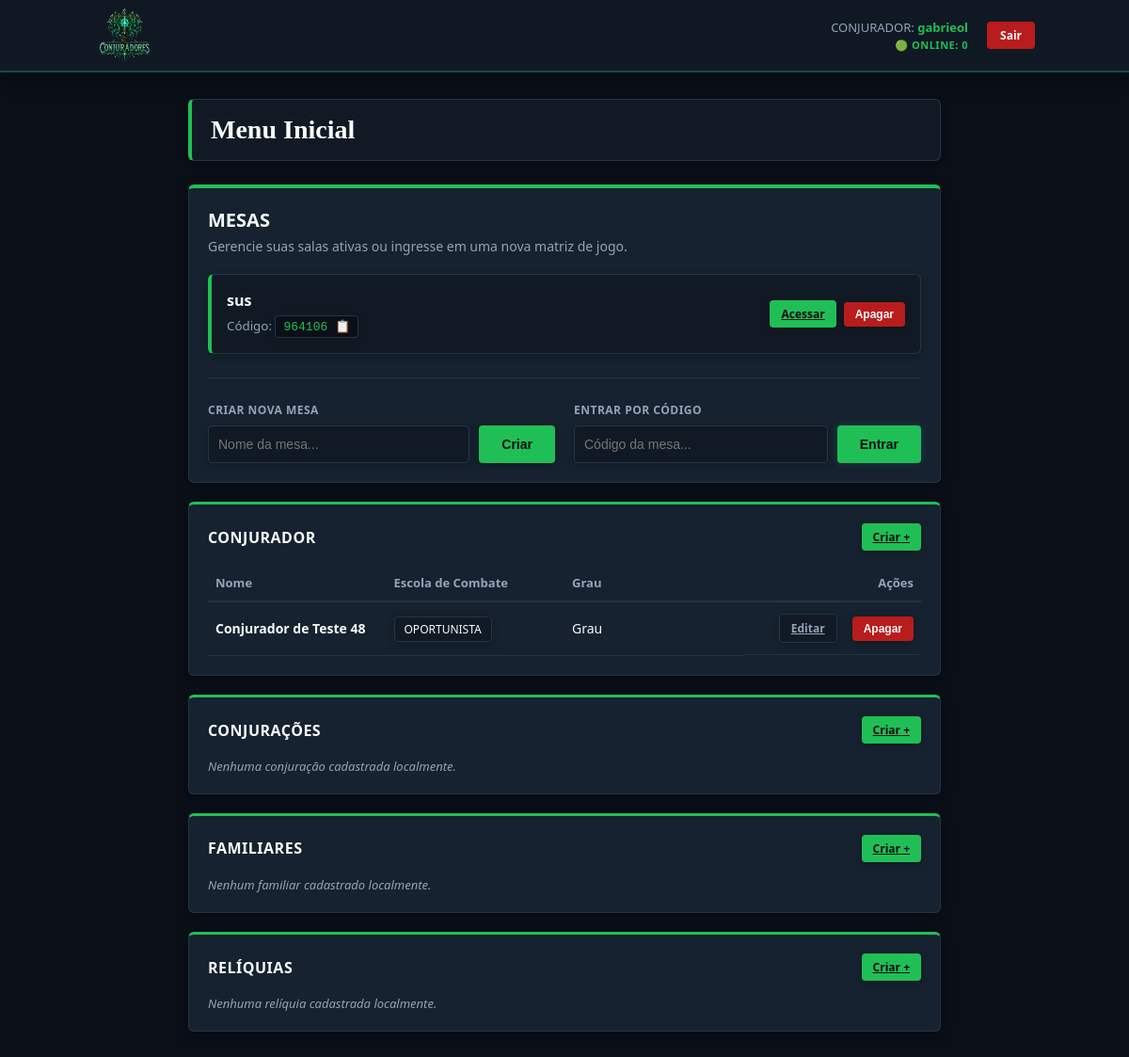
Page /hub (signed in) on the earlier database version.
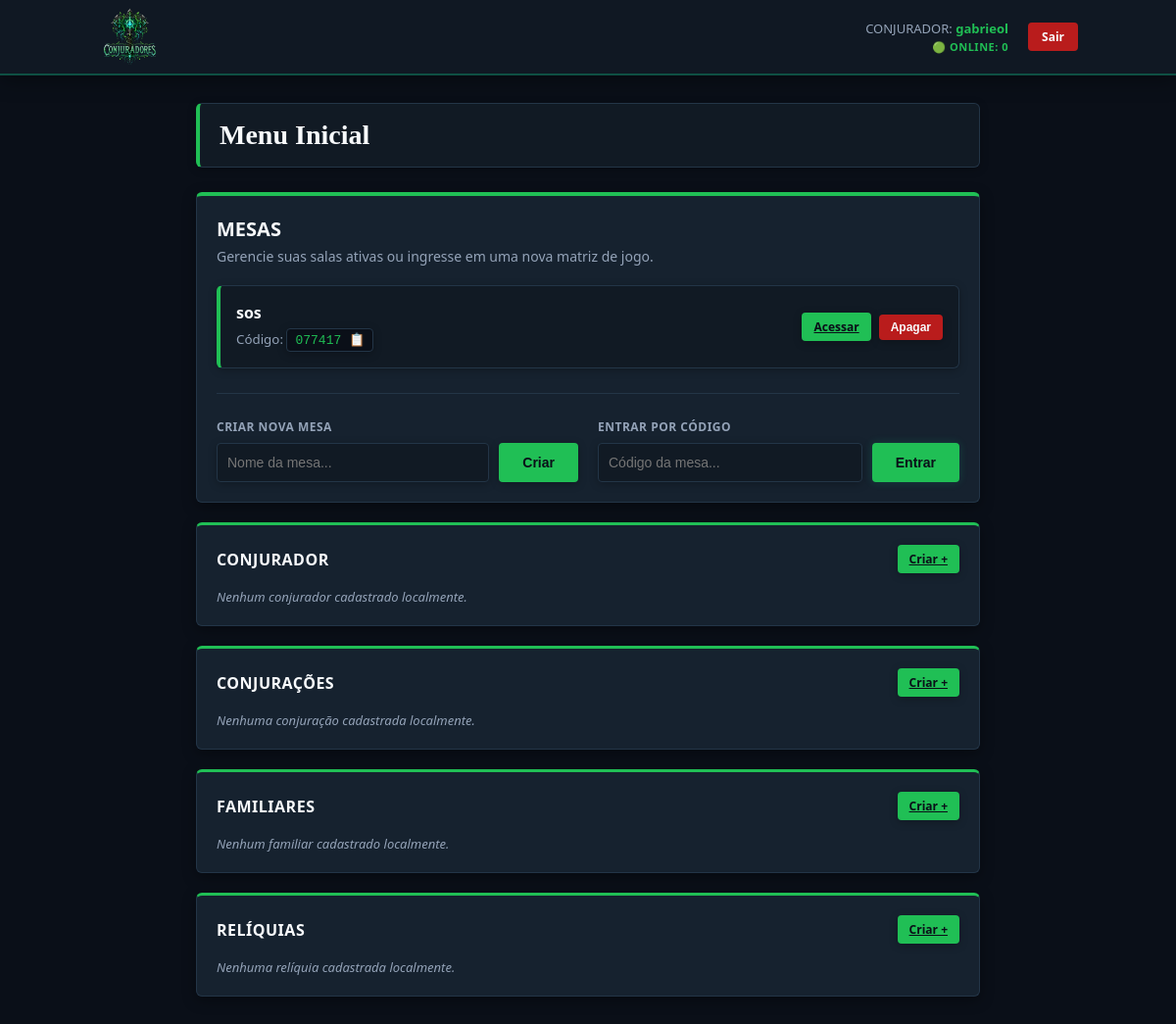
Same page on the later database version.
### tables this page shows
CREATE TABLE mesas (
                id INTEGER PRIMARY KEY AUTOINCREMENT,
                nome TEXT NOT NULL,
                codigo_convite TEXT UNIQUE NOT NULL,
                mestre_id INTEGER NOT NULL,
                FOREIGN KEY(mestre_id) REFERENCES usuarios(id)
            );

CREATE TABLE conjuradores (
                id INTEGER PRIMARY KEY AUTOINCREMENT,
                usuario_id INTEGER NOT NULL DEFAULT 1,
                nome TEXT NOT NULL, idade INTEGER, grau INTEGER, escola TEXT,
                brutalidade INTEGER, astucia INTEGER, sintonizacao INTEGER,
                vitalidade INTEGER, sinto_atrib INTEGER, pericias TEXT,
                passiva_escola TEXT, vida_max INTEGER, conexao_max INTEGER,
                reliquia TEXT, historio TEXT
            );

### controllers/main_controller.py (the view)
@main_bp.route('/hub')
def hub():
    if current_user.is_authenticated:
        conjuradores = CharacterModel.get_all_by_type('conjurador', current_user.id)
        conjuracoes = CharacterModel.get_all_by_type('conjuracao', current_user.id)
        familiares = CharacterModel.get_all_by_type('familiar', current_user.id)
        reliquias = CharacterModel.get_all_by_type('reliquia', current_user.id)
        minhas_mesas = MesaModel.get_mesas_por_usuario(current_user.id)
    else:
        conjuradores = []
        conjuracoes = []
        familiares = []
        reliquias = []
        minhas_mesas = []
    return render_template('hub.html',
                           conjuradores=conjuradores,
                           conjuracoes=conjuracoes,
                           familiares=familiares,
                           reliquias=reliquias,
                           mesas=minhas_mesas)

### app.py (called while the page is built)
@app.before_request
def update_user_activity():
    if current_user.is_authenticated:
        conn = sqlite3.connect('database.db')
        cursor = conn.cursor()
        cursor.execute("UPDATE usuarios SET last_active = ? WHERE id = ?",
                       (datetime.now(), current_user.id))
        conn.commit()
        conn.close()

@app.after_request
def add_header(response):
    response.headers["Cache-Control"] = "no-cache, no-store, must-revalidate"
    response.headers["Pragma"] = "no-cache"
    response.headers["Expires"] = "0"
    return response

@login_manager.user_loader
def load_user(user_id):
    return Usuario.get_by_id(int(user_id))

### models/user.py (called while the page is built)
    @staticmethod
    def get_by_id(user_id):
        conn = sqlite3.connect('database.db')
        cursor = conn.cursor()
        cursor.execute("SELECT id, username, password FROM usuarios WHERE id = ?", (user_id,))
        row = cursor.fetchone()
        conn.close()
        return Usuario(row[0], row[1], row[2]) if row else None

### templates/hub.html (shortened to what the changed rows need)
{% extends 'base.html' %}
{% block content %}
<div class="hub-header fade-in">
    <div class="user-info">
        <h1>Menu Inicial</h1>
    </div>
</div>
<div class="card mesa-card-container fade-in">
    <h2>MESAS</h2>
    <div class="mesas-list">
        {% if mesas %}
            {% for mesa in mesas %}
                <div class="mesa-item {{ loop.cycle('fade-in', 'fade-alt') }}">
                    <div class="mesa-details">
                        <strong class="mesa-title">{{ mesa.nome }}</strong>
                        <small class="mesa-code">
                            Código:
                            <code class="clickable-code" onclick="copiarTexto(this, '{{ mesa.codigo_convite }}')">
                                <span class="codigo-valor">{{ mesa.codigo_convite }}</span>
                                <span class="icone-copia">📋</span>
                            </code>
                        </small>
                    </div>
                    <div class="mesa-actions">
                        <a href="{{ url_for('table.detalhes_mesa', mesa_id=mesa.id) }}" class="btn btn-sm">Acessar</a>
                        {% if mesa.mestre_id == current_user.id %}
                            <form action="{{ url_for('table.delete_mesa', mesa_id=mesa.id) }}" method="POST" class="inline-form">
                                <button type="submit" class="btn btn-sm btn-danger">Apagar</button>
                            </form>
                        {% else %}
                            <form action="{{ url_for('table.sair_da_mesa', mesa_id=mesa.id) }}" method="POST" class="inline-form">
                                <button type="submit" class="btn btn-sm btn-danger">Abandonar</button>
                            </form>
                        {% endif %}
                    </div>
                </div>
            {% endfor %}
        {% else %}
            <div class="empty-state fade-in">
                <p>Você ainda não participa de nenhuma mesa ativa.</p>
            </div>
        {% endif %}
    </div>
</div>
<div class="card entities-card fade-in">
    <div class="card-section-header">
        <h3>CONJURADOR</h3>
        <a href="/create/conjurador" class="btn btn-sm">Criar +</a>
    </div>
    {% if conjuradores %}
        <table class="hub-table">
            <thead>
                <tr>
                    <th>Nome</th>
                    <th>Escola de Combate</th>
                    <th>Grau</th>
                    <th class="text-right">Ações</th>
                </tr>
            </thead>
            <tbody>
                {% for conj in conjuradores %}
                <tr class="{{ loop.cycle('fade-in', 'fade-alt') }}">
                    <td class="font-bold">{{ conj.nome or conj.NOME or conj[1] }}</td>
                    <td><span class="table-tag">{{ conj.escola or conj.ESCOLA or conj[3] or "Sem Escola" }}</span></td>
                    <td>Grau {{ conj.grau or conj.GRAU or conj[4] }}</td>
                    <td class="table-actions-cell">
                        <a href="/edit/conjurador/{{ conj.id or conj.ID or conj[0] }}" class="btn btn-secondary btn-sm">Editar</a>
                        <form action="{{ url_for('sheet.delete_entity', sheet_type='conjurador', entity_id=conj.id or conj.ID or conj[0]) }}" method="POST" class="inline-form">
                            <button type="submit" class="btn btn-sm btn-danger">Apagar</button>
                        </form>
                    </td>
                </tr>
                {% endfor %}
            </tbody>
        </table>
    {% else %}
        <p class="empty-table-text">Nenhum conjurador cadastrado localmente.</p>
    {% endif %}
</div>
{% endblock %}

Differences in the rows shown:
removed mesas: nome "sus", codigo_convite "964106"
removed conjuradores: nome "Conjurador de Teste 48", escola "OPORTUNISTA"
added mesas: nome "sos", codigo_convite "077417"
Other differences:
text no longer shown: "Nome Escola de Combate Grau Ações"
text now shown: "Nenhum conjurador cadastrado localmente."
